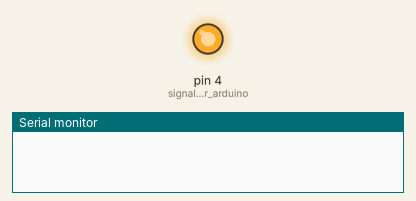
Simulated run of this sketch. Board: Arduino Uno, built with avr-gcc and run on an emulated ATmega328P. Shown: output pins drawn as LEDs (lit = HIGH), the last lines printed to the serial monitor.

Above: at 0.1 s.
At 10.1 s:
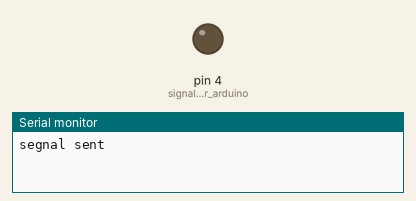
Timing chart, 0 to 11.6 s (numbered marks = the images above):
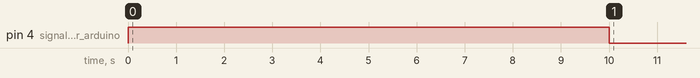

The sketch:

esp_send_signal.ino
```cpp
#define signal_pin_for_arduino 4

void setup() {
  Serial.begin(115200);
  pinMode(signal_pin_for_arduino,OUTPUT);
  digitalWrite(signal_pin_for_arduino,HIGH);

}

void loop() {
  delay(10000);
digitalWrite(signal_pin_for_arduino,LOW);
Serial.println("segnal sent");
}
```

Measured:
- by itself, pin 4 (signal_pin_for_arduino): HIGH → LOW at 10.0 s
